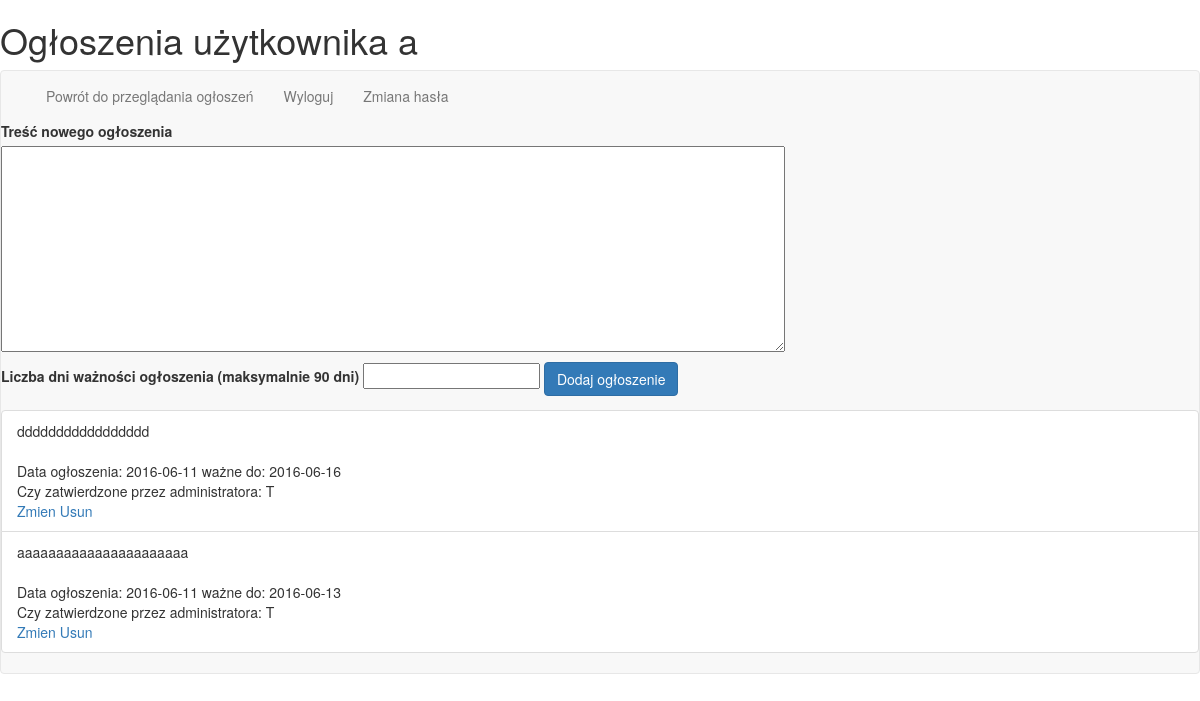
Before: /indexOgloszeniaWlasne.php (signed in) with the older database file.
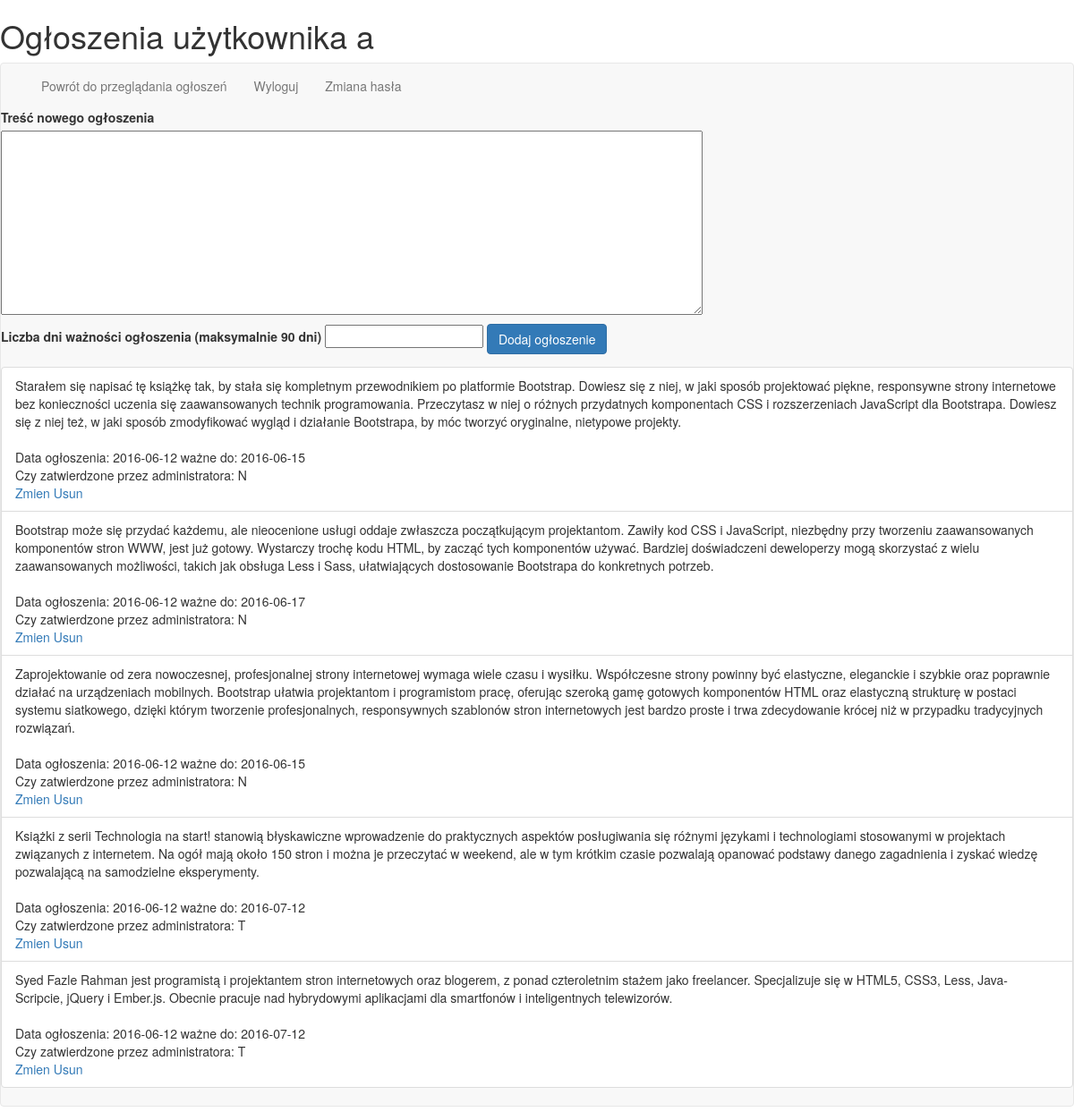
After: the same page with the newer database file.
### tables this page shows
CREATE TABLE IF NOT EXISTS `ogloszenia` (
  `id_o` int(255) unsigned NOT NULL,
  `Id_u` int(255) unsigned NOT NULL,
  `tresc` varchar(2550) NOT NULL,
  `data` date DEFAULT NULL,
  `waznosc` date DEFAULT NULL,
  `widocznosc` char(1) DEFAULT 'N'
);

### OgloszeniaWlasne.php (called while the page is built, shortened)
<?php
class OgloszeniaWlasne {
    function __construct($dbuser,$dbpass,$dbname,$dbhost){
		$this->handle = mysql_connect($dbhost,$dbuser,$dbpass) or die('zle dane do bazy');
	}
     function listaWlasna($id_u) {
		$ret = array();
                $q = mysql_query("select * from ogloszenia where id_u = '$id_u' order by id_o DESC;");
		while ($txt = mysql_fetch_assoc($q)){
			$ret[] = $txt;
		}
		return $ret;
	}
        }
?>

### indexOgloszeniaWlasne.php (the view, shortened to what this page needs)
<?php
$h1="<h1> Ogłoszenia użytkownika ".$_SESSION["login"]."</h1>";
echo $h1 ;
?>
<!doctype html>
<html>
<head>
<link rel="stylesheet" href="css/bootstrap.css">
</head>
<body>
 <div class="navbar navbar-default">
<div class="container-fluid">
<div class="navbar-header">
<div class="collapse navbar-collapse" id="mynavbar-content">
<ul class="nav navbar-nav">
<li ><a href="index.php"> Powrót do przeglądania ogłoszeń </a></li>
<li><a href="Wyloguj.php"> Wyloguj </a></li>
<li><a href="ZmienHaslo.php"> Zmiana hasła </a></li>
</ul>
</div>
</div>
</div>
     <form action="indexOgloszeniaWlasne.php?akcjaE=dodaj" method="post">
 <label for="tresc">Treść nowego ogłoszenia</label><p><textarea cols="102" rows="10" name="tresc"></textarea></p>
 <label for="waznoscD">Liczba dni ważności ogłoszenia (maksymalnie 90 dni)</label>
 <input type="text"  name="waznoscD" />
 <input type="submit" class="btn btn-primary" value="Dodaj ogłoszenie" />
</form>
 <?php
 require_once('./OgloszeniaWlasne.php');
 $ed = new OgloszeniaWlasne('ogloszenia','j23','ogloszenia','localhost');
$lw = $ed->listaWlasna($_SESSION["id_u"]);
 echo('<ul class="list-group">');
 foreach($lw as $item){
 echo('<li class="list-group-item">'.$item['tresc'].'</br></br>'."Data ogłoszenia: ".$item['data']."  ważne do: ".$item['waznosc'].'</br>'."Czy zatwierdzone przez administratora: ".$item['widocznosc'].'</br>'.'<a href="indexOgloszeniaWlasne.php?akcjaE=zmien&id_o='.$item['id_o'].'"> Zmien </a><a href="indexOgloszeniaWlasne.php?akcjaE=usun&id_o='.$item['id_o'].'"> Usun </a></li>');
}
echo('</ul>'
      );
?>
</body></html>

Changed rows visible on the page:
removed ogloszenia: tresc "ddddddddddddddddd", data "2016-06-11", waznosc "2016-06-16", widocznosc "T"
removed ogloszenia: tresc "aaaaaaaaaaaaaaaaaaaaaa", data "2016-06-11", waznosc "2016-06-13", widocznosc "T"
added ogloszenia: tresc "Starałem się napisać tę książkę tak, by stała się kompletnym przewodnikiem po platformie Bootstrap. Dowiesz się z niej, w jaki sposób projektować piękne, responsywne strony internetowe bez konieczności uczenia się zaawansowanych technik programowania. Przeczytasz w niej o różnych przydatnych komponentach CSS i rozszerzeniach JavaScript dla Bootstrapa. Dowiesz się z niej też, w jaki sposób zmodyfikować wygląd i działanie Bootstrapa, by móc tworzyć oryginalne, nietypowe projekty.", data "2016-06-12", waznosc "2016-06-15", widocznosc "N"
added ogloszenia: tresc "Bootstrap może się przydać każdemu, ale nieocenione usługi oddaje zwłaszcza początkującym projektantom. Zawiły kod CSS i JavaScript, niezbędny przy tworzeniu zaawansowanych komponentów stron WWW, jest już gotowy. Wystarczy trochę kodu HTML, by zacząć tych komponentów używać. Bardziej doświadczeni deweloperzy mogą skorzystać z wielu zaawansowanych możliwości, takich jak obsługa Less i Sass, ułatwiających dostosowanie Bootstrapa do konkretnych potrzeb.", data "2016-06-12", waznosc "2016-06-17", widocznosc "N"
added ogloszenia: tresc "Zaprojektowanie od zera nowoczesnej, profesjonalnej strony internetowej wymaga wiele czasu i wysiłku. Współczesne strony powinny być elastyczne, eleganckie i szybkie oraz poprawnie działać na urządzeniach mobilnych. Bootstrap ułatwia projektantom i programistom pracę, oferując szeroką gamę gotowych komponentów HTML oraz elastyczną strukturę w postaci systemu siatkowego, dzięki którym tworzenie profesjonalnych, responsywnych szablonów stron internetowych jest bardzo proste i trwa zdecydowanie krócej niż w przypadku tradycyjnych rozwiązań.", data "2016-06-12", waznosc "2016-06-15", widocznosc "N"
added ogloszenia: tresc "Książki z serii Technologia na start! stanowią błyskawiczne wprowadzenie do praktycznych aspektów posługiwania się różnymi językami i technologiami stosowanymi w projektach związanych z internetem. Na ogół mają około 150 stron i można je przeczytać w weekend, ale w tym krótkim czasie pozwalają opanować podstawy danego zagadnienia i zyskać wiedzę pozwalającą na samodzielne eksperymenty.", data "2016-06-12", waznosc "2016-07-12", widocznosc "T"
added ogloszenia: tresc "Syed Fazle Rahman jest programistą i projektantem stron internetowych oraz blogerem, z ponad czteroletnim stażem jako freelancer. Specjalizuje się w HTML5, CSS3, Less, Java- Scripcie, jQuery i Ember.js. Obecnie pracuje nad hybrydowymi aplikacjami dla smartfonów i inteligentnych telewizorów.", data "2016-06-12", waznosc "2016-07-12", widocznosc "T"
